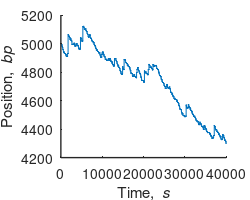

Recreate this plot in MATLAB. (Note: this script raises an error after producing the figure.)
function SimulateData

% PARAMETERS AND INITIALIZATION
k = 5.0;                      % rate (in "real units", s^-1)      %??? why this rate (supposedly the rate of the step is once every 0.5 seconds)
pauserecovery = 7.0;
dt = 0.04;                    % simulation dt, make small such that k*dt < 0.2      % why this dt? (you want to sample once every 0.1 seconds if it gave one step)
nTimeSteps = 10000;           % number of dt steps to simulate
r1 = rand(1,nTimeSteps);      % random number for monte carlo
timeStep = nan(1,nTimeSteps); % simulation time steps where steps occur
                              % (pre-allocate r1 and timeStep for speed)
Pos=5000;                        % Initial position   
Stepsize=2.5;                 % Size of the motor's step 
kT=4.11;                      % Boltzman constant (pN.nm)    
kappa=0.3;                    % Stiffness of the trap (nm/pN) 
SizeSlipVec = nan(1,nTimeSteps);

% SIMULATION
s = 0;                        % number of steps taken
t = 1;                        % simulation time points, matlab arrays start at 1
Noise = 0;                    % Initializing noise parameter   
ATPs=0;                       % Initializing number of ATP molecules 
pauseexit=0.000001;           % Number of Steps to be taken by the motor
NoSteps=0;
P=0;
SizeSlip=0;

while t < nTimeSteps,
    Noise = normrnd(0,sqrt(kT*kappa),1); % Generating noise random value 
    PosVec(t)=Pos + Noise;    % Especifying position and adding noise                
    TimeVec(t)=(t*dt)*100;    % Generating time vector to plot
    
     if r1(1,t) < k*dt*(1-(k*dt)) % if the random number is small than this value (lambda*time - lambda*time^2) 
            ATPs=ATPs+1;          
            if ATPs >= 5 ;    % Stepping Only happens when 5 molecules bind ATP
                NoSteps=ceil(4*rand(1)); % One two three and four subunits can take the step at the same time
                 % Increment the position by four step sizes a total of 10 bp per time
                slip=rand(1);
                    if slip < 0.4                       
                         Pos=Pos+SizeSlip;  
                         sz=exprnd(2);
                         SizeSlip=sz*10;
                    else 
                         Pos=Pos-4*Stepsize;
                         SizeSlip=0;
                    end;    
                 s = s + 1;        % take a step
                 timeStep(s) = t;  % mark the simulation time the step happened
                 ATPs=0;
            end
      end       
  
    t = t + 1;                % increase simulation time
end

close all;
hfig = 1;
figure(hfig); clf;
plot(TimeVec,PosVec,'-');
fontSize = 10;
set(gca,'fontsize',fontSize);
set(gca,'linewidth',1);
set(gca,'layer','top');
box off;
set(hfig, 'PaperSize', [3 2.5]);
set(hfig, 'PaperPosition', [0.25 0.25 2.5 2]);
ylabel('Position, {\it bp}')
xlabel('Time, {\it s}');

hfig=2;
figure(hfig); clf;
hist(SizeSlipVec,30);
fontSize = 10;
set(gca,'fontsize',fontSize);
set(gca,'linewidth',1);
set(gca,'layer','top');
box off;
set(hfig, 'PaperSize', [3 2.5]);
set(hfig, 'PaperPosition', [0.25 0.25 2.5 2]);
ylabel('Position, {\it bp}')
xlabel('Time, {\it s}');
